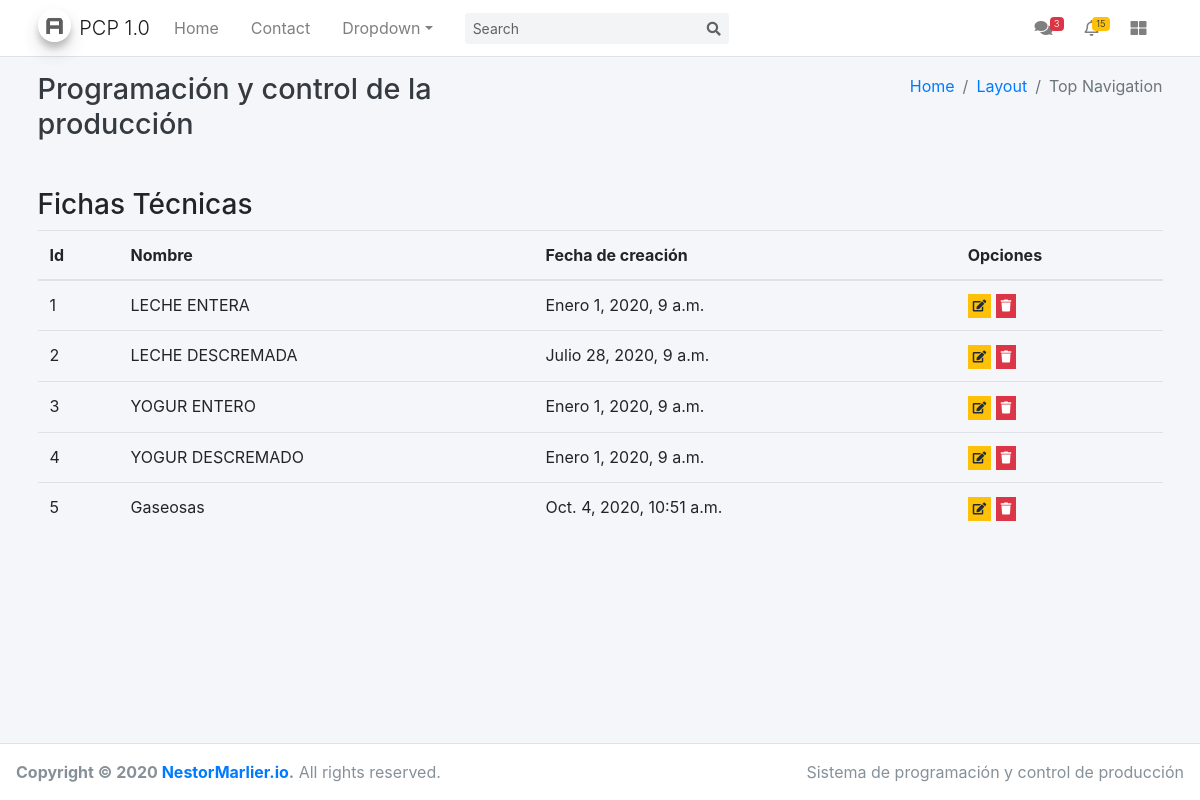
Screenshot of /funcion/fichastecnicas/ with the database file from the repository.
### modelBaseApp/models.py (models this page shows, shortened)
class FichaTecnica(models.Model):
    nombre = models.CharField(max_length=50)
    active = models.BooleanField(
        verbose_name='Ficha Técnica Activo', default=True)
    created = models.DateTimeField(
        verbose_name='Fecha de alta', auto_now=True, db_column='creado')
    modified = models.DateTimeField(
        verbose_name='Fecha modificado', auto_now=True, db_column='modificado')
    user = models.ForeignKey(User, on_delete=models.CASCADE)
    delete = models.DateField(verbose_name='Fecha baja', null=True, blank=True)
    class Meta:
        verbose_name = 'Ficha Técnica'
        verbose_name_plural = 'Fichas Técnicas'
        db_table = 'ficha_tecnica'
        ordering = ['id']

### modelBaseApp/views.py (the view)
# urls.py: path('fichastecnicas/', fichatecnica, name='Categorias'),
def fichatecnica(request):
    data = {
        'title':'Fichas Técnicas',
        'fichastecnicas': FichaTecnica.objects.all()
        }
    return render(request,'fichastecnicas/list.html', data)

### modelBaseApp/templates/fichastecnicas/list.html (shortened to what this page needs)
{% extends 'list.html' %}
{% block columnas %}
    <th scope="col">Id</th>
    <th scope="col">Nombre</th>
    <th scope="col">Fecha de creación</th>
    <th scope="col">Opciones</th>
{% endblock %}
   {% block filas %}
   {% for f in fichastecnicas %}
    <tr>
      <td scope="row">
        {{f.id}}
      </td>
      <td scope="row">
        {{f.nombre}}
      </td>
      <td scope="row">
        {{f.created}}
      </td>
      <td scope="row">
        <button type="button" class="btn btn-warning btn-xs btn-flat">
          <i class="fas fa-edit"></i>
        </button>
        <button type="button" class="btn btn-danger btn-xs btn-flat">
          <i class="fa fa-trash" aria-hidden="true"></i>
        </button>
      </td>
    </tr>
    {% endfor %}
    {% endblock %}

### rows the page displays
FichaTecnica: id "1", nombre "LECHE ENTERA", created "Enero 1, 2020, 9 a.m."
FichaTecnica: id "2", nombre "LECHE DESCREMADA", created "Julio 28, 2020, 9 a.m."
FichaTecnica: id "3", nombre "YOGUR ENTERO", created "Enero 1, 2020, 9 a.m."
FichaTecnica: id "4", nombre "YOGUR DESCREMADO", created "Enero 1, 2020, 9 a.m."
FichaTecnica: id "5", nombre "Gaseosas", created "Oct. 4, 2020, 10:51 a.m."

### other values shown
{{ title }} "Fichas Técnicas"
